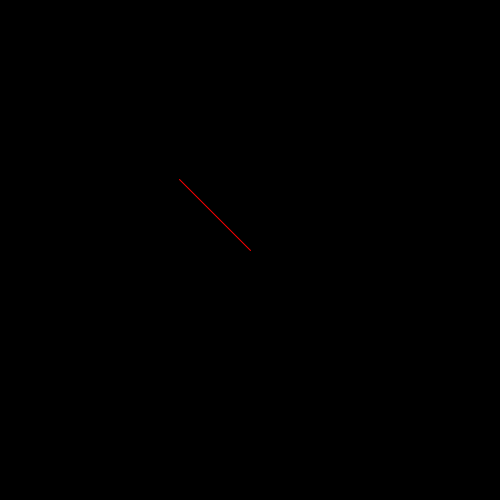
Frame 1 (no input)
Frame 60 (the mouse pressed at the canvas centre just before this capture): identical to frame 1, image omitted
Frame 120 (the mouse held since frame 60 and released just before this capture): blank canvas, image omitted

The Processing sketch that drew this single still picture (run headless with seeded random() and noise(); from frame 60 on, the mouse is pressed at the canvas centre):

// Processing sketch: mouse_pointer_p5
// ── mouse_pointer_p5.pde
float line_length = 100.0;
PVector middle;

void setup() {
  size(500, 500); 
  middle = new PVector(width/2, height/2);
}

void draw() {
  background(0);
  float angle = atan2(middle.y - mouseY, middle.x - mouseX);
  PVector dir = new PVector(-cos(angle), -sin(angle));
  stroke(255,0,0);  
  line(middle.x, middle.y, middle.x + dir.x * line_length, middle.y + dir.y * line_length);
}
